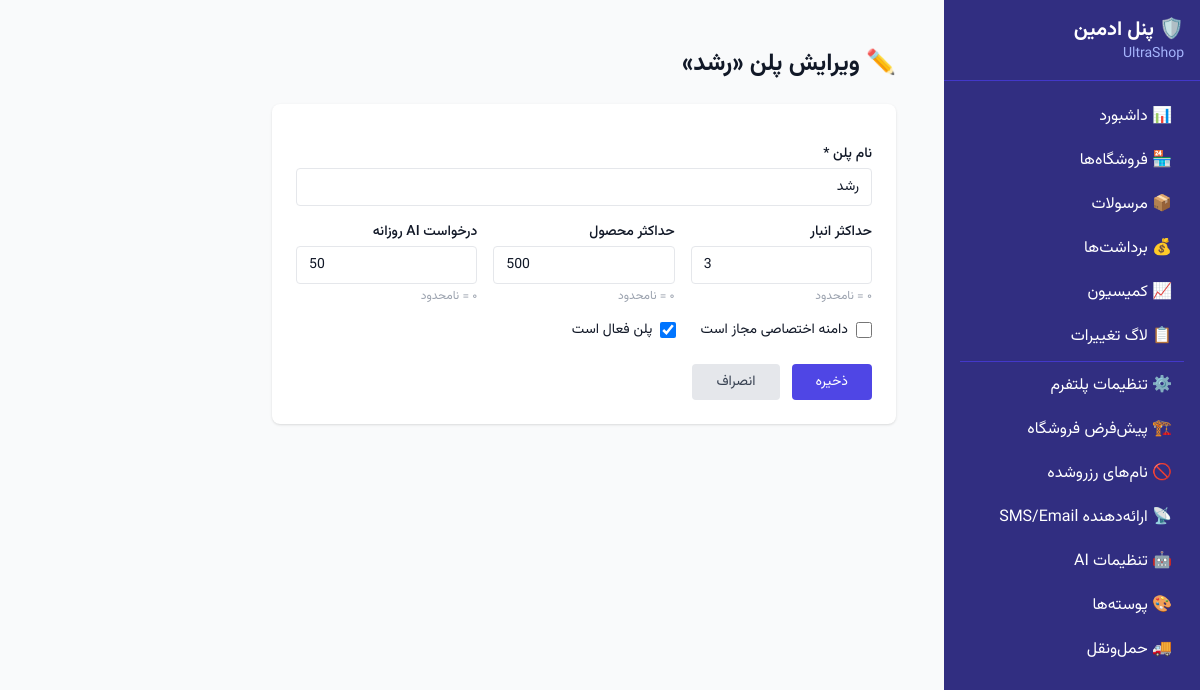
Page /platform/plans/2/edit/ (signed in) on the committed database.
### core/models.py (models this page shows, shortened)
class PlatformSettings(models.Model):
    name = models.CharField(max_length=200, default="UltraShop")
    support_email = models.EmailField(default="support@ultra-shop.com")
    terms_url = models.URLField(blank=True, default="")
    privacy_url = models.URLField(blank=True, default="")
    logo = models.ImageField(upload_to="platform/", blank=True, null=True)
    favicon = models.ImageField(upload_to="platform/", blank=True, null=True)
    default_timezone = models.CharField(max_length=50, default="Asia/Tehran")
    default_currency = models.CharField(max_length=10, default="IRR")
    default_guest_checkout = models.BooleanField(default=True)
    reserved_usernames = models.JSONField(
        default=list,
        blank=True,
        help_text="JSON array of reserved subdomain names",
    )
    sms_provider = models.CharField(max_length=50, blank=True, default="")
    sms_api_key_encrypted = models.TextField(blank=True, default="")
    sms_sender = models.CharField(max_length=30, blank=True, default="")
    email_host = models.CharField(max_length=200, blank=True, default="")
    email_port = models.PositiveIntegerField(default=587)
    email_username = models.CharField(max_length=200, blank=True, default="")
    email_password_encrypted = models.TextField(blank=True, default="")
    email_use_tls = models.BooleanField(default=True)
    email_from = models.EmailField(blank=True, default="")
    shipping_enabled = models.BooleanField(default=True)
    openai_api_key_encrypted = models.TextField(blank=True, default="")
    anthropic_api_key_encrypted = models.TextField(blank=True, default="")
    vision_model = models.CharField(max_length=80, default="gpt-4o")
    text_model = models.CharField(max_length=80, default="gpt-4o-mini")
    image_gen_model = models.CharField(max_length=80, default="flux")
    ai_enabled = models.BooleanField(default=False)
    rate_limit_per_store_daily = models.PositiveIntegerField(default=50)
    class Meta:
        db_table = "platform_settings"
        verbose_name_plural = "Platform Settings"
    @classmethod
    def load(cls):
        obj, _ = cls.objects.get_or_create(pk=1)
        return obj

class StorePlan(models.Model):
    name = models.CharField(max_length=100)
    slug = models.SlugField(unique=True)
    max_warehouses = models.PositiveIntegerField(default=1)
    max_products = models.PositiveIntegerField(default=100)
    max_ai_requests_daily = models.PositiveIntegerField(default=10)
    allow_custom_domain = models.BooleanField(default=False)
    is_active = models.BooleanField(default=True)
    created_at = models.DateTimeField(auto_now_add=True)
    class Meta:
        db_table = "store_plans"

### platform_admin/views.py (the view, shortened to what this page needs)
# urls.py: path("plans/<int:pk>/edit/", views.PlanEditView.as_view(), name="plan-edit"),
class PlanEditView(PlatformAdminMixin, TemplateView):
    template_name = "platform_admin/plan_form.html"
    def get_context_data(self, **kwargs):
        ctx = super().get_context_data(**kwargs)
        from core.models import StorePlan
        ctx["plan"] = get_object_or_404(StorePlan, pk=self.kwargs["pk"])
        ctx["action"] = "edit"
        return ctx

### core/context_processors.py (called while the page is built)
def platform_settings(request):
    try:
        ps = PlatformSettings.load()
    except Exception:
        ps = None
    return {"platform_settings": ps}

### platform_admin/views.py (called while the page is built)
    def test_func(self):
        return self.request.user.groups.filter(name="PlatformAdmin").exists() or self.request.user.is_superuser

### templates/platform_admin/plan_form.html (shortened to what this page needs)
{% extends "platform_admin/base.html" %}
{% block content %}
<div class="p-6 max-w-2xl">
    <h1 class="text-2xl font-bold mb-6">
        {% if action == "create" %}➕ ایجاد پلن جدید{% else %}✏️ ویرایش پلن «{{ plan.name }}»{% endif %}
    </h1>
    <form method="post" class="bg-white rounded-lg shadow p-6 space-y-4">
        <div>
            <label class="block text-sm font-medium mb-1">نام پلن *</label>
            <input type="text" name="name" required
                   value="{% if plan %}{{ plan.name }}{% endif %}"
                   class="w-full border rounded px-3 py-2 text-sm focus:outline-none focus:ring-2 focus:ring-indigo-400"
                   placeholder="مثال: استارتر">
        </div>
        <div class="grid grid-cols-3 gap-4">
            <div>
                <label class="block text-sm font-medium mb-1">حداکثر انبار</label>
                <input type="number" name="max_warehouses" min="0"
                       value="{% if plan %}{{ plan.max_warehouses }}{% else %}1{% endif %}"
                       class="w-full border rounded px-3 py-2 text-sm" dir="ltr">
                <p class="text-xs text-gray-400 mt-1">۰ = نامحدود</p>
            </div>
            <div>
                <label class="block text-sm font-medium mb-1">حداکثر محصول</label>
                <input type="number" name="max_products" min="0"
                       value="{% if plan %}{{ plan.max_products }}{% else %}100{% endif %}"
                       class="w-full border rounded px-3 py-2 text-sm" dir="ltr">
                <p class="text-xs text-gray-400 mt-1">۰ = نامحدود</p>
            </div>
            <div>
                <label class="block text-sm font-medium mb-1">درخواست AI روزانه</label>
                <input type="number" name="max_ai_requests_daily" min="0"
                       value="{% if plan %}{{ plan.max_ai_requests_daily }}{% else %}10{% endif %}"
                       class="w-full border rounded px-3 py-2 text-sm" dir="ltr">
                <p class="text-xs text-gray-400 mt-1">۰ = نامحدود</p>
            </div>
        </div>
        <div class="flex items-center gap-6">
            <label class="flex items-center gap-2 text-sm cursor-pointer">
                <input type="checkbox" name="allow_custom_domain"
                       class="w-4 h-4 text-indigo-600 rounded border-gray-300">
                دامنه اختصاصی مجاز است
            </label>
            <label class="flex items-center gap-2 text-sm cursor-pointer">
                <input type="checkbox" name="is_active"
                       {% if not plan or plan.is_active %}checked{% endif %}
                       class="w-4 h-4 text-indigo-600 rounded border-gray-300">
                پلن فعال است
            </label>
        </div>
        <div class="flex gap-3 pt-2">
            <button type="submit"
                    class="bg-indigo-600 text-white px-6 py-2 rounded hover:bg-indigo-700 text-sm">
                ذخیره
            </button>
            <a href="{% url 'platform_admin:plan-list' %}"
               class="bg-gray-200 text-gray-700 px-6 py-2 rounded hover:bg-gray-300 text-sm">
                انصراف
            </a>
        </div>
    </form>
</div>
{% endblock %}

### templates/platform_admin/base.html (shortened to what this page needs)
{% extends "base.html" %}
{% block body %}
<div class="flex min-h-screen">
    <aside class="w-64 bg-indigo-900 text-white flex-shrink-0">
        <div class="p-4 border-b border-indigo-700">
            <h1 class="text-xl font-bold">🛡️ پنل ادمین</h1>
            <p class="text-indigo-300 text-sm">{{ platform_settings.name|default:"UltraShop" }}</p>
        </div>
        <nav class="p-4 space-y-1">
            <a href="{% url 'platform_admin:dashboard' %}" class="block px-3 py-2 rounded hover:bg-indigo-800">📊 داشبورد</a>
            <a href="{% url 'platform_admin:store-list' %}" class="block px-3 py-2 rounded hover:bg-indigo-800">🏪 فروشگاه‌ها</a>
            <a href="{% url 'platform_admin:shipment-list' %}" class="block px-3 py-2 rounded hover:bg-indigo-800">📦 مرسولات</a>
            <a href="{% url 'platform_admin:payout-list' %}" class="block px-3 py-2 rounded hover:bg-indigo-800">💰 برداشت‌ها</a>
            <a href="{% url 'platform_admin:commission-report' %}" class="block px-3 py-2 rounded hover:bg-indigo-800">📈 کمیسیون</a>
            <a href="{% url 'platform_admin:audit-log' %}" class="block px-3 py-2 rounded hover:bg-indigo-800">📋 لاگ تغییرات</a>
            <hr class="border-indigo-700 my-2">
            <a href="{% url 'platform_admin:settings' %}" class="block px-3 py-2 rounded hover:bg-indigo-800">⚙️ تنظیمات پلتفرم</a>
            <a href="{% url 'platform_admin:default-settings' %}" class="block px-3 py-2 rounded hover:bg-indigo-800">🏗️ پیش‌فرض‌ فروشگاه</a>
            <a href="{% url 'platform_admin:reserved-usernames' %}" class="block px-3 py-2 rounded hover:bg-indigo-800">🚫 نام‌های رزروشده</a>
            <a href="{% url 'platform_admin:provider-config' %}" class="block px-3 py-2 rounded hover:bg-indigo-800">📡 ارائه‌دهنده SMS/Email</a>
            <a href="{% url 'platform_admin:ai-settings' %}" class="block px-3 py-2 rounded hover:bg-indigo-800">🤖 تنظیمات AI</a>
            <a href="{% url 'platform_admin:theme-preset-list' %}" class="block px-3 py-2 rounded hover:bg-indigo-800">🎨 پوسته‌ها</a>
            <a href="{% url 'platform_admin:carrier-list' %}" class="block px-3 py-2 rounded hover:bg-indigo-800">🚚 حمل‌ونقل</a>
        </nav>
    </aside>
    <main class="flex-1 p-6">
        {% block content %}{% endblock %}
    </main>
</div>
{% endblock %}

### templates/base.html (style rules this page uses)
body { font-family: 'Vazirmatn', Tahoma, sans-serif; }
[dir="rtl"] { direction: rtl; text-align: right; }

### rows in the picture
PlatformSettings: name "UltraShop"
StorePlan: name "رشد", max_warehouses "3", max_products "500", max_ai_requests_daily "50", is_active "☑"
